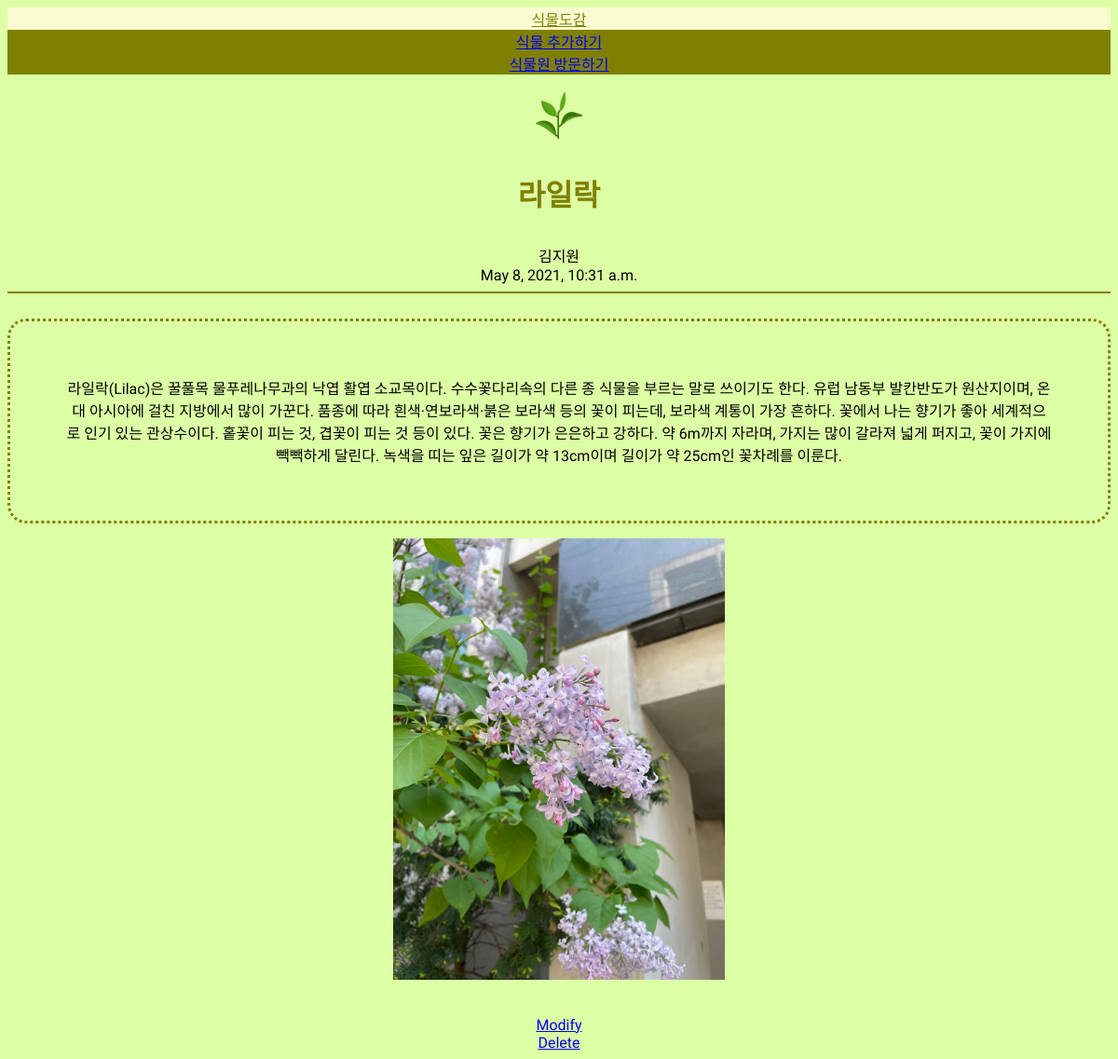
The app's page /blog/5 with its own data.
### blog/models.py (models this page shows, shortened)
class Blog(models.Model):
    subject = models.CharField(max_length=200)
    author = models.CharField(max_length=100)
    date = models.DateTimeField()
    content = models.TextField()
    image = models.ImageField(upload_to = "blog/", blank=True, null=True)

### blog/views.py (the view)
# urls.py: path('<str:content_id>', detail, name="detail"),
def detail(request,content_id):
    blog = get_object_or_404(Blog, pk = content_id)
    return render(request, 'detail.html', {'blog':blog})

### blog/templates/detail.html (shortened to what this page needs)
<!DOCTYPE html>
<html>
{% extends 'base.html' %}
{% block content %}
    <h1>{{blog.subject}}</h1>
    {{blog.author}}
    <br>
    {{blog.date}}
    <hr color=olive>
    <br>
    <div id="content">
        {{blog.content}}
    </div>
    {% if blog.image %}
    <p><img src="{{blog.image.url}}" alt="" width="30%" height="30%"></p>
    {% endif %}
    <br>
    <a href="{% url 'edit' blog.id %}">Modify</a>
    <br>
    <a href="{% url 'delete' blog.id %}">Delete</a>
{% endblock %}

### blog/templates/base.html (style rules this page uses)
body { text-align: center; font-family: Song Myung; background: rgb(220, 255, 165); }
#content { border: dotted; border-color:olive; border-radius: 20px; padding: 5%; }
h1 { color:olive; padding: 10px; }
hr { border-color:olive; }

### records on screen
Blog: subject "라일락", author "김지원", date "May 8, 2021, 10:31 a.m.", content "라일락(Lilac)은 꿀풀목 물푸레나무과의 낙엽 활엽 소교목이다. 수수꽃다리속의 다른 종 식물을 부르는 말로 쓰이기도 한다. 유럽 남동부 발칸반도가 원산지이며, 온대 아시아에 걸친 지방에서 많이 가꾼다. 품종에 따라 흰색·연보라색·붉은 보라색 등의 꽃이 피는데, 보라색 계통이 가장 흔하다. 꽃에서 나는 향기가 좋아 세계적으로 인기 있는 관상수이다. 홑꽃이 피는 것, 겹꽃이 피는 것 등이 있다. 꽃은 향기가 은은하고 강하다. 약 6m까지 자라며, 가지는 많이 갈라져 넓게 퍼지고, 꽃이 가지에 빽빽하게 달린다. 녹색을 띠는 잎은 길이가 약 13cm이며 길이가 약 25cm인 꽃차례를 이룬다.", image (picture)
